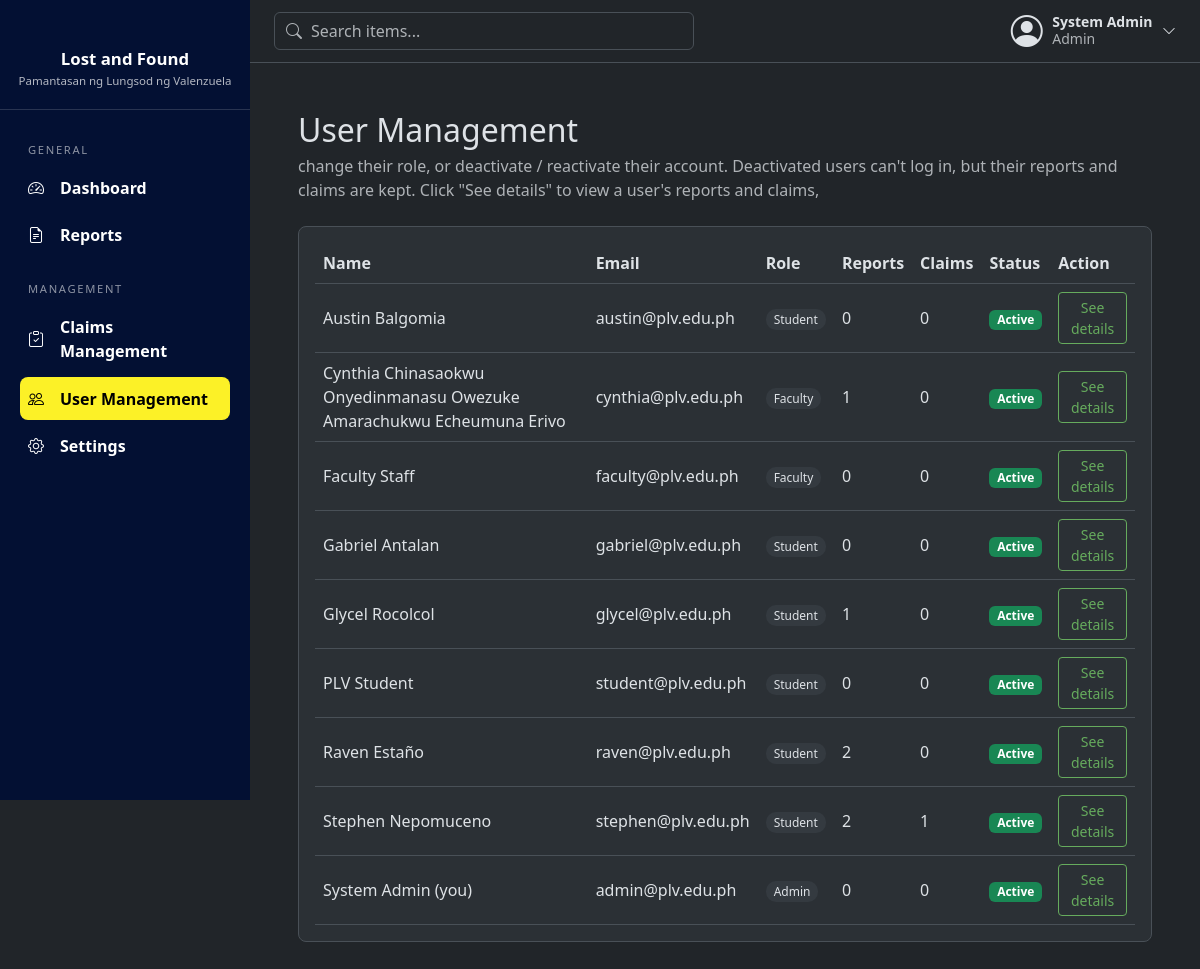
/admin/users (signed in), run on an earlier commit of the app's database.
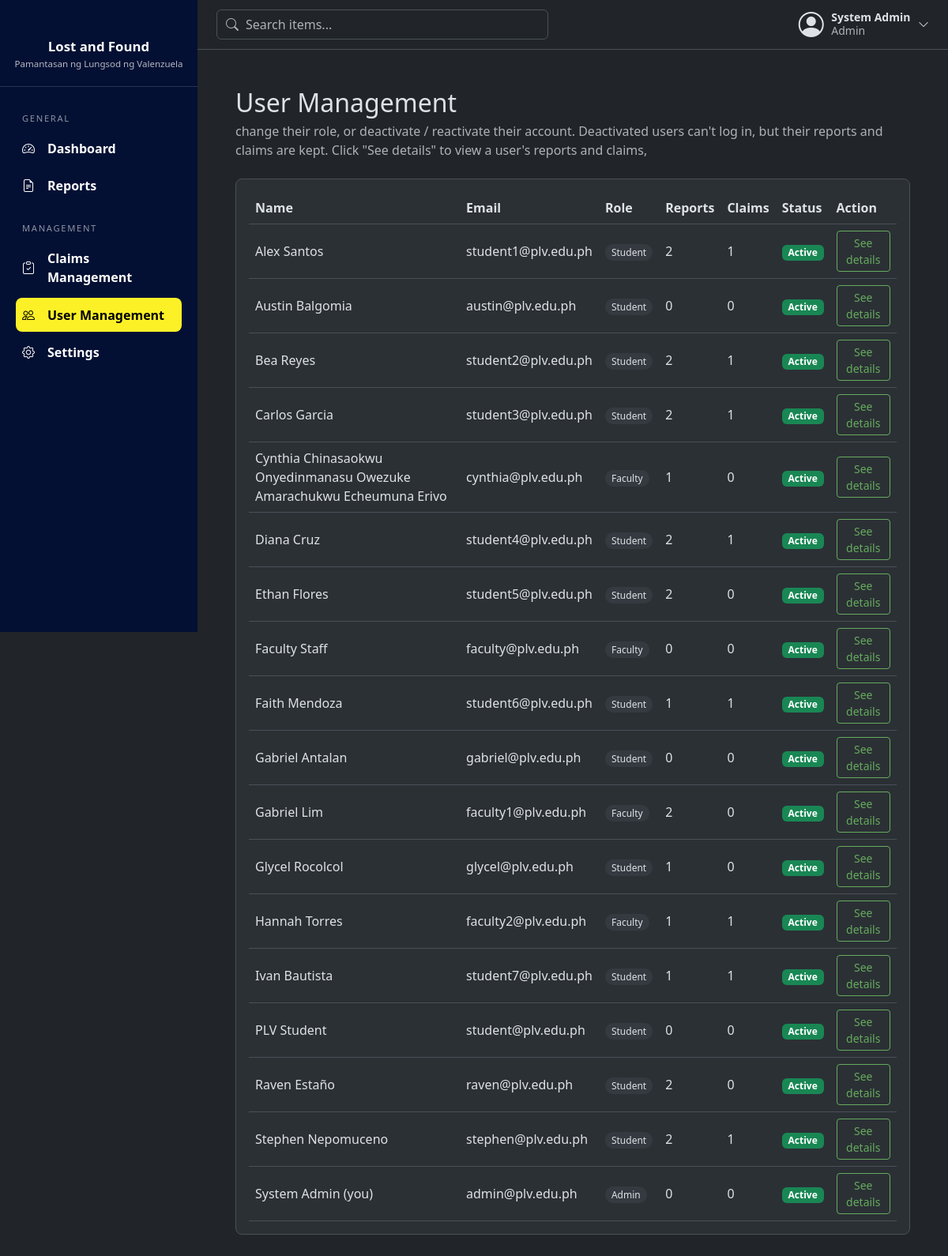
And on a later commit of the database.
### tables this page shows
CREATE TABLE users (
            id INTEGER PRIMARY KEY AUTOINCREMENT,
            full_name TEXT NOT NULL,
            email TEXT NOT NULL UNIQUE,
            password TEXT NOT NULL,
            role TEXT NOT NULL DEFAULT 'Student'
                CHECK(role IN ('Student', 'Faculty', 'Admin'))
        , is_active INTEGER NOT NULL DEFAULT 1);

### routes/admin_routes.py (the view)
@bp.route("/users")
@admin_required
def users():
    db = get_db()
    all_users = db.execute(
        "SELECT users.id, users.full_name, users.email, users.role, users.is_active, "
        "(SELECT COUNT(*) FROM items WHERE items.user_id = users.id) AS item_count, "
        "(SELECT COUNT(*) FROM claims WHERE claims.user_id = users.id) AS claim_count "
        "FROM users ORDER BY users.full_name"
    ).fetchall()
    all_items = db.execute(
        "SELECT item_id, user_id, name, category, location, description, "
        "item_status, status, date_reported FROM items ORDER BY item_id DESC"
    ).fetchall()
    all_claims = db.execute(
        "SELECT claims.claim_id, claims.user_id, claims.item_id, claims.proof_description, "
        "claims.claim_date, claims.claim_status, items.name AS item_name "
        "FROM claims JOIN items ON claims.item_id = items.item_id "
        "ORDER BY claims.claim_id DESC"
    ).fetchall()
    items_by_user = {}
    for item in all_items:
        items_by_user.setdefault(item["user_id"], []).append(item)
    claims_by_user = {}
    for claim in all_claims:
        claims_by_user.setdefault(claim["user_id"], []).append(claim)
    return render_template(
        "admin/users.html",
        all_users=all_users,
        items_by_user=items_by_user,
        claims_by_user=claims_by_user,
        my_id=session["user_id"],
    )

### database/connection.py (called while the page is built)
def get_db():
    if "db" not in g:
        g.db = sqlite3.connect(current_app.config["DATABASE"])
        g.db.row_factory = sqlite3.Row
    return g.db

### models/user_model.py (called while the page is built)
def get_by_id(user_id):
    return get_db().execute("SELECT * FROM users WHERE id = ?", (user_id,)).fetchone()

### routes/utils.py (called while the page is built)
def login_required(view):
    @wraps(view)
    def wrapped(*args, **kwargs):
        if "user_id" not in session:
            flash("Please log in first.", "warning")
            return redirect(url_for("auth.login"))
        user = user_model.get_by_id(session["user_id"])
        if user is None or not user["is_active"]:
            session.clear()
            flash("Your account is no longer active. Please contact an administrator.", "warning")
            return redirect(url_for("auth.login"))
        return view(*args, **kwargs)
    return wrapped

def admin_required(view):
    @wraps(view)
    def wrapped(*args, **kwargs):
        if session.get("role") != "Admin":
            abort(403)
        return view(*args, **kwargs)
    return login_required(wrapped)

### templates/admin/users.html (shortened to what this page needs)
{% extends "base.html" %}
{% block content %}
<h2 class="mb-1">User Management</h2>
<p class="text-body-secondary mb-4">change their role, or deactivate / reactivate their account. Deactivated users can't log in, but their reports and claims are kept.
    Click "See details" to view a user's reports and claims,
</p>
<div class="dash-section">
    {% if all_users %}
    <table>
        <tr>
            <th>Name</th>
            <th>Email</th>
            <th>Role</th>
            <th>Reports</th>
            <th>Claims</th>
            <th>Status</th>
            <th>Action</th>
        </tr>
        {% for user in all_users %}
        {% set my_items = items_by_user.get(user["id"], []) %}
        {% set my_claims = claims_by_user.get(user["id"], []) %}
        <tr>
            <td>{{ user["full_name"] }}{% if user["id"] == my_id %} (you){% endif %}</td>
            <td>{{ user["email"] }}</td>
            <td><span class="dash-badge">{{ user["role"] }}</span></td>
            <td>{{ user["item_count"] }}</td>
            <td>{{ user["claim_count"] }}</td>
            <td>{% if user["is_active"] %}<span class="badge text-bg-success">Active</span>{% else %}<span class="badge text-bg-secondary">Deactivated</span>{% endif %}</td>
            <td>
                <button type="button" class="btn btn-sm btn-outline-primary" data-bs-toggle="collapse"
                        data-bs-target="#user-{{ user['id'] }}" aria-expanded="false">See details</button>
            </td>
        </tr>
        {% endfor %}
    </table>
    {% else %}
    <p class="dash-empty">No users found.</p>
    {% endif %}
</div>
{% endblock %}

### templates/base.html (shortened to what this page needs)
<!doctype html>
<html lang="en" data-bs-theme="dark">
<head>
  <link href="https://cdn.jsdelivr.net/npm/bootstrap@5.3.3/dist/css/bootstrap.min.css" rel="stylesheet">
  <link href="https://cdn.jsdelivr.net/npm/bootstrap-icons@1.11.3/font/bootstrap-icons.min.css" rel="stylesheet">
  <link href="{{ url_for('static', filename='css/style.css') }}" rel="stylesheet">
</head>
<body>
{% block body %}
<div class="app-shell d-flex">
    <aside class="sidebar offcanvas-md offcanvas-start" id="sidebar" tabindex="-1">
    <div class="sidebar-brand">
      <div class="sidebar-title">Lost and Found</div>
      <div class="sidebar-subtitle">Pamantasan ng Lungsod ng Valenzuela</div>
    </div>
    <nav class="sidebar-nav">
      {% if session.role == 'Admin' %}
        {% include "partials/sidebar_admin.html" %}
      {% else %}
        {% include "partials/sidebar_user.html" %}
      {% endif %}
    </nav>
  </aside>
  <div class="main-col flex-grow-1">
    <header class="topbar d-flex align-items-center justify-content-between gap-3">
      <form class="topbar-search" action="{{ url_for('shared.reports') }}" method="get" role="search">
        <input class="form-control" type="search" name="q" maxlength="100" placeholder="Search items..."
               value="{{ request.args.get('q', '') if request.endpoint == 'shared.reports' }}">
      </form>
      <div class="dropdown">
        <button class="user-menu-btn" type="button" data-bs-toggle="dropdown" aria-expanded="false">
          <i class="bi bi-person-circle fs-2"></i>
          <span class="d-none d-sm-block">
            <span class="d-block fw-semibold small">{{ session.full_name }}</span>
            <span class="d-block small text-body-secondary">{{ session.role }}</span>
          </span>
          <i class="bi bi-chevron-down small"></i>
        </button>
      </div>
    </header>
    <main class="p-3 p-md-5">
      {% block content %}{% endblock %}
    </main>
  </div>
</div>
{% endblock %}
</body>
</html>
</html>

What changed in the data, as far as the page shows it:
added users: full_name "Alex Santos", email "student1@plv.edu.ph", role "Student", item_count "2", claim_count "1", shows "Active"
added users: full_name "Bea Reyes", email "student2@plv.edu.ph", role "Student", item_count "2", claim_count "1", shows "Active"
added users: full_name "Carlos Garcia", email "student3@plv.edu.ph", role "Student", item_count "2", claim_count "1", shows "Active"
added users: full_name "Diana Cruz", email "student4@plv.edu.ph", role "Student", item_count "2", claim_count "1", shows "Active"
added users: full_name "Ethan Flores", email "student5@plv.edu.ph", role "Student", item_count "2", claim_count "0", is_active "Active"
added users: full_name "Faith Mendoza", email "student6@plv.edu.ph", role "Student", item_count "1", claim_count "1", shows "Active"
added users: full_name "Gabriel Lim", email "faculty1@plv.edu.ph", role "Faculty", item_count "2", claim_count "0", is_active "Active"
added users: full_name "Hannah Torres", email "faculty2@plv.edu.ph", role "Faculty", item_count "1", claim_count "1", shows "Active"
added users: full_name "Ivan Bautista", email "student7@plv.edu.ph", role "Student", item_count "1", claim_count "1", shows "Active"
